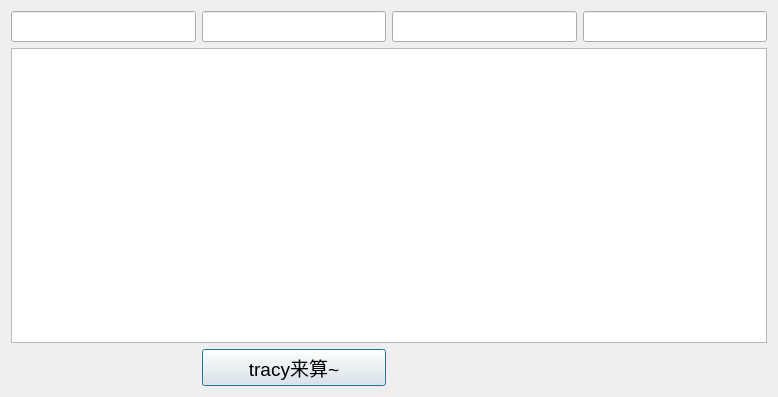
<?xml version="1.0" encoding="UTF-8"?>
<ui version="4.0">
 <class>dialog</class>
 <widget class="QDialog" name="dialog">
  <property name="geometry">
   <rect>
    <x>0</x>
    <y>0</y>
    <width>778</width>
    <height>397</height>
   </rect>
  </property>
  <property name="windowTitle">
   <string>24计算</string>
  </property>
  <property name="windowIcon">
   <iconset>
    <normaloff>sub.jpg</normaloff>sub.jpg</iconset>
  </property>
  <layout class="QGridLayout" name="gridLayout">
   <item row="0" column="0">
    <widget class="QLineEdit" name="lineEdit">
     <property name="font">
      <font>
       <family>Arial</family>
       <pointsize>14</pointsize>
      </font>
     </property>
    </widget>
   </item>
   <item row="0" column="1">
    <widget class="QLineEdit" name="lineEdit_2">
     <property name="font">
      <font>
       <family>Arial</family>
       <pointsize>14</pointsize>
      </font>
     </property>
    </widget>
   </item>
   <item row="0" column="2">
    <widget class="QLineEdit" name="lineEdit_3">
     <property name="font">
      <font>
       <family>Arial</family>
       <pointsize>14</pointsize>
      </font>
     </property>
    </widget>
   </item>
   <item row="0" column="3">
    <widget class="QLineEdit" name="lineEdit_4">
     <property name="font">
      <font>
       <family>Arial</family>
       <pointsize>14</pointsize>
      </font>
     </property>
    </widget>
   </item>
   <item row="2" column="1">
    <widget class="QPushButton" name="pushButton">
     <property name="font">
      <font>
       <family>Arial</family>
       <pointsize>14</pointsize>
      </font>
     </property>
     <property name="text">
      <string>tracy来算~</string>
     </property>
     <property name="icon">
      <iconset>
       <normaloff>sub.jpg</normaloff>sub.jpg</iconset>
     </property>
     <property name="iconSize">
      <size>
       <width>100</width>
       <height>100</height>
      </size>
     </property>
    </widget>
   </item>
   <item row="2" column="2" colspan="2">
    <widget class="QLabel" name="label">
     <property name="text">
      <string/>
     </property>
     <property name="pixmap">
      <pixmap>tracyhead.jpg</pixmap>
     </property>
    </widget>
   </item>
   <item row="1" column="0" colspan="4">
    <widget class="QTextBrowser" name="textBrowser">
     <property name="font">
      <font>
       <family>Arial</family>
       <pointsize>14</pointsize>
      </font>
     </property>
    </widget>
   </item>
  </layout>
 </widget>
 <resources/>
 <connections/>
</ui>
